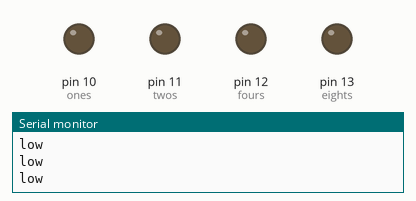
The sketch below on a simulated Arduino Uno, built with avr-gcc and run on an emulated ATmega328P. Parts: output pins drawn as LEDs (lit = HIGH), the last lines printed to the serial monitor.

Above: at 0.1 s.
At 6.1 s:
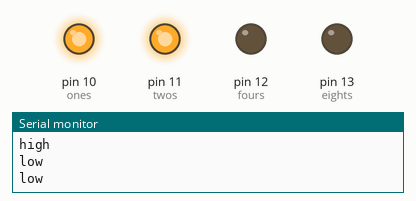
At 10.1 s:
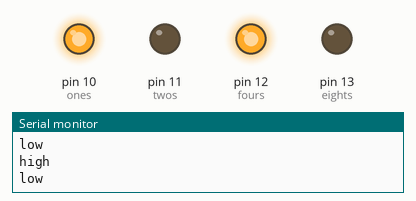
At 14.1 s:
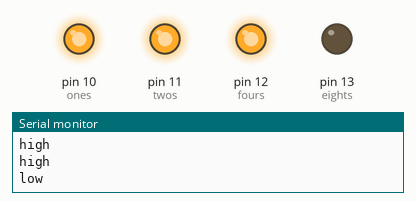
At 22.1 s:
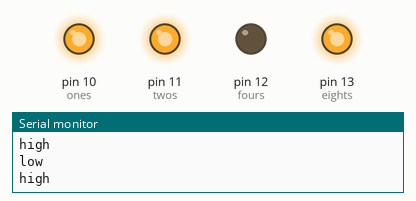
At 30.1 s:
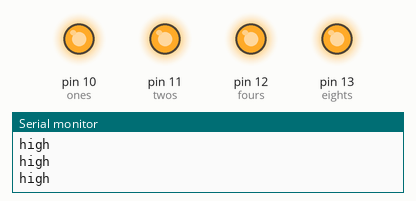
Timing chart, 0 to 40.0 s (numbered marks = the images above):
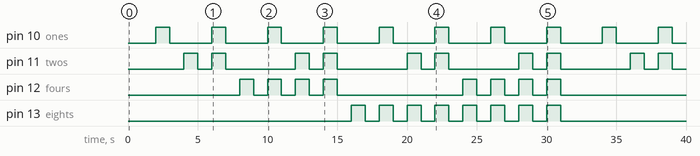

Measured:
- by itself, pin 10 (ones): alternates HIGH for 1.0 s and LOW for 3.0 s
- by itself, pin 11 (twos): repeats every 8.0 s: LOW 1.0 s, HIGH 1.0 s, LOW 5.0 s, HIGH 1.0 s
- by itself, pin 12 (fours): goes 3 × (HIGH 1.0 s, LOW 1.0 s), HIGH 1.0 s, LOW 9.0 s, 3 × (HIGH 1.0 s, LOW 1.0 s), HIGH 1.0 s, then LOW
- by itself, pin 13 (eights): LOW → HIGH at 16.0 s, → LOW 1.0 s later, → HIGH 1.0 s later, → LOW 1.0 s later, … (16 changes in this stretch)

The sketch:

dectobindisplay1.ino
```cpp
// https://forum.arduino.cc/index.php?topic=333006.0
int dt = 1000;
int ones = 10;
int twos = 11;
int fours = 12;
int eights = 13;

void setup() {
  // put your setup code here, to run once:
  Serial.begin(9600);
  pinMode(ones,OUTPUT);
  pinMode(twos,OUTPUT);
  pinMode(fours,OUTPUT);
  pinMode(eights,OUTPUT);

}

void loop() {
  // put your main code here, to run repeatedly:

   for(int i = 0; i <16; i++){
   Serial.println(i);
   int n = i;
   uint8_t bitsCount = sizeof( n ) * 8;
   char binstr[ bitsCount + 1 ];
   uint8_t j = 0;
   while ( bitsCount-- ){
      binstr[ j++ ] = bitRead( n, bitsCount ) + '0';
      binstr[ j ] = '\0';

   }
   Serial.println( binstr );
   Serial.println(binstr[15]);
   // ones
   if(binstr[15] == '1'){
    Serial.println("high");
    digitalWrite(ones,HIGH);
   }
   else{
    Serial.println("low");
    digitalWrite(ones,LOW);
   }
   // twos
   if(binstr[14] == '1'){
    Serial.println("high");
    digitalWrite(twos,HIGH);
   }
   else{
    Serial.println("low");
    digitalWrite(twos,LOW);
   }
   // fours
   if(binstr[13] == '1'){
    Serial.println("high");
    digitalWrite(fours,HIGH);
   }
   else{
    Serial.println("low");
    digitalWrite(fours,LOW);
   }
   // eights
   if(binstr[12] == '1'){
    Serial.println("high");
    digitalWrite(eights,HIGH);
   }
   else{
    Serial.println("low");
    digitalWrite(eights,LOW);
   }

   delay(dt);
   digitalWrite(ones,LOW);
   digitalWrite(twos,LOW);
   digitalWrite(fours,LOW);
   digitalWrite(eights,LOW);
   delay(dt);

   }
}
```
